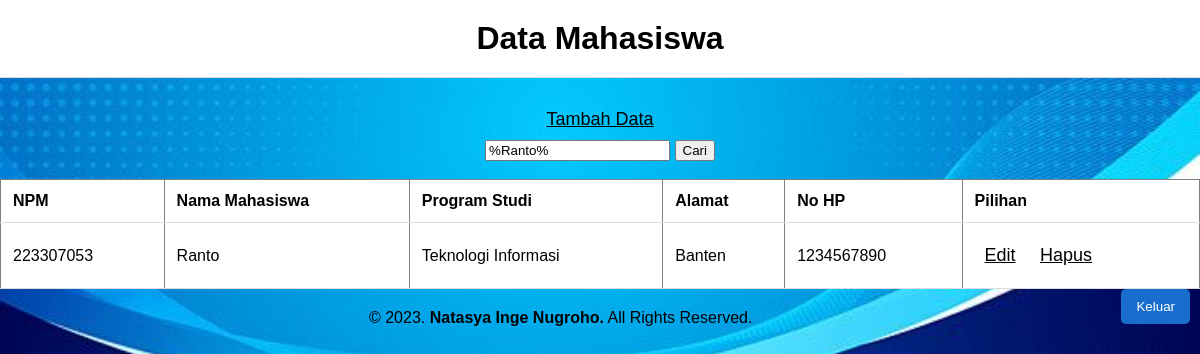
/viewMahasiswa.php?keyword=Ranto, run on the app's committed database.
### tables this page shows
CREATE TABLE `t_mahasiswa` (
  `npm` int(11) NOT NULL,
  `namaMhs` varchar(50) NOT NULL,
  `prodi` varchar(25) NOT NULL,
  `alamat` varchar(70) NOT NULL,
  `noHP` varchar(25) NOT NULL
);

### viewMahasiswa.php (the view, shortened to what this page needs)
<?php
    include 'koneksi.php';
    $keyword = '';
    if (isset($_GET['keyword'])) {
        $keyword = $_GET['keyword'];
        $stmt = $conn->prepare("SELECT * FROM t_mahasiswa WHERE namaMhs LIKE ?");
        $keyword = "%" . $keyword . "%";
        $stmt->bind_param("s", $keyword);
        $stmt->execute();
        $result = $stmt->get_result();
    } else {
        $query = "SELECT * FROM t_mahasiswa ORDER BY npm ASC";
        $result = mysqli_query($conn, $query);
        if (!$result) {
            die("Query Error: " . mysqli_errno($conn) . " - " . mysqli_error($conn));
        }
    }
?>
<!DOCTYPE html>
<html lang="en">
<head>
</head>
<body>
    <h1>Data Mahasiswa</h1>
    <center>
    <a href="inputmahasiswa.php">Tambah Data</a>
        <br>
        <form action="" method="GET">
            <input type="text" name="keyword" placeholder="Cari berdasarkan nama" value="<?php echo $keyword; ?>">
            <input type="submit" value="Cari">
        </form>
    </center>
    <br>
    <table border="1">
        <tr>
            <th>NPM</th>
            <th>Nama Mahasiswa</th>
            <th>Program Studi</th>
            <th>Alamat</th>
            <th>No HP</th>
            <th>Pilihan</th>
        </tr>
        <?php
        while ($data = $result->fetch_assoc()) {
            echo "<tr>";
            echo "<td>" . $data['npm'] . "</td>";
            echo "<td>" . $data['namaMhs'] . "</td>";
            echo "<td>" . $data['prodi'] . "</td>";
            echo "<td>" . $data['alamat'] . "</td>";
            echo "<td>" . $data['noHP'] . "</td>";
            echo '<td>
             <a href="editmahasiswa.php?npm=' . $data['npm'] . '">Edit</a>
             <a href="hapusmahasiswa.php?npm=' . $data['npm'] . '"
                onclick="return confirm(\'Anda yakin akan menghapus data?\')">Hapus</a>
                </td>';
             echo "</tr>";
        }
        ?>
    </table>
    <form action="login.php" method="post">
        <button type="submit">Keluar</button>
    </form>
    <div id="copyright">
            <div class="wrapper">
            &copy; 2023. <b>Natasya Inge Nugroho.</b> All Rights Reserved.
            </div>
    </div>
</body>
</html>

### viewMahasiswa.php (style rules this page uses)
body { font-family: Arial, sans-serif; background-image: url("gambar/view.jpeg"); background-size: cover; background-position: center; background-repeat: no-repeat; margin: 0; padding: 0; color: #000000; }
h1 { text-align: center; margin-top: 0; padding: 20px; background-color: #fff; border-bottom: 1px solid #ddd; color: #000000; }
a { text-decoration: none; color: #000; }
table { width: 100%; border-collapse: collapse; background: hsl(0, 0%, 100%); }
th, td { padding: 12px; text-align: left; border-bottom: 1px solid #ddd; }
button { float: right; background: hsl(212, 78%, 45%); padding: 10px 15px; color: #fff; border-radius: 5px; margin-right: 10px; border: none; }
a { font-size: 18px; display: inline-block; padding: 10px; text-decoration: none; color: #444; text-decoration: underline; color: #000000; }
#copyright { color: #000000; text-align: center; width: 100%; padding: 10px 0px 10px 0px; margin-top: 10px; }

### data on the page
t_mahasiswa: npm "223307053", namaMhs "Ranto", prodi "Teknologi Informasi", alamat "Banten", noHP "1234567890"
